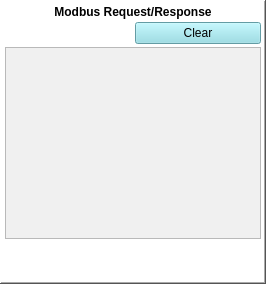
                    <widget class="QFrame" name="frame_11">
                     <property name="styleSheet">
                      <string notr="true">
background-color: rgb(255, 255, 255);
</string>
                     </property>
                     <property name="frameShape">
                      <enum>QFrame::WinPanel</enum>
                     </property>
                     <property name="frameShadow">
                      <enum>QFrame::Raised</enum>
                     </property>
                     <layout class="QGridLayout" name="gridLayout_27">
                      <property name="leftMargin">
                       <number>3</number>
                      </property>
                      <property name="topMargin">
                       <number>3</number>
                      </property>
                      <property name="rightMargin">
                       <number>3</number>
                      </property>
                      <property name="bottomMargin">
                       <number>3</number>
                      </property>
                      <property name="spacing">
                       <number>3</number>
                      </property>
                      <item row="0" column="0">
                       <layout class="QGridLayout" name="gridLayout_26">
                        <item row="1" column="1">
                         <widget class="QPushButton" name="RawDataCLear">
                          <property name="sizePolicy">
                           <sizepolicy hsizetype="Preferred" vsizetype="Preferred">
                            <horstretch>0</horstretch>
                            <verstretch>0</verstretch>
                           </sizepolicy>
                          </property>
                          <property name="styleSheet">
                           <string notr="true">background-color: rgb(139, 219, 229);

color: rgb(0, 0, 0);</string>
                          </property>
                          <property name="text">
                           <string>Clear</string>
                          </property>
                         </widget>
                        </item>
                        <item row="2" column="0" colspan="2">
                         <widget class="QPlainTextEdit" name="rawData">
                          <property name="sizePolicy">
                           <sizepolicy hsizetype="Preferred" vsizetype="Preferred">
                            <horstretch>0</horstretch>
                            <verstretch>0</verstretch>
                           </sizepolicy>
                          </property>
                          <property name="styleSheet">
                           <string notr="true">background-color: rgb(240, 240, 240);</string>
                          </property>
                         </widget>
                        </item>
                        <item row="0" column="0" colspan="2">
                         <widget class="QLabel" name="label_104">
                          <property name="font">
                           <font>
                            <weight>75</weight>
                            <bold>true</bold>
                           </font>
                          </property>
                          <property name="text">
                           <string>Modbus Request/Response</string>
                          </property>
                          <property name="alignment">
                           <set>Qt::AlignCenter</set>
                          </property>
                         </widget>
                        </item>
                       </layout>
                      </item>
                      <item row="1" column="0">
                       <spacer name="verticalSpacer_6">
                        <property name="orientation">
                         <enum>Qt::Vertical</enum>
                        </property>
                        <property name="sizeHint" stdset="0">
                         <size>
                          <width>20</width>
                          <height>40</height>
                         </size>
                        </property>
                       </spacer>
                      </item>
                     </layout>
                    </widget>
